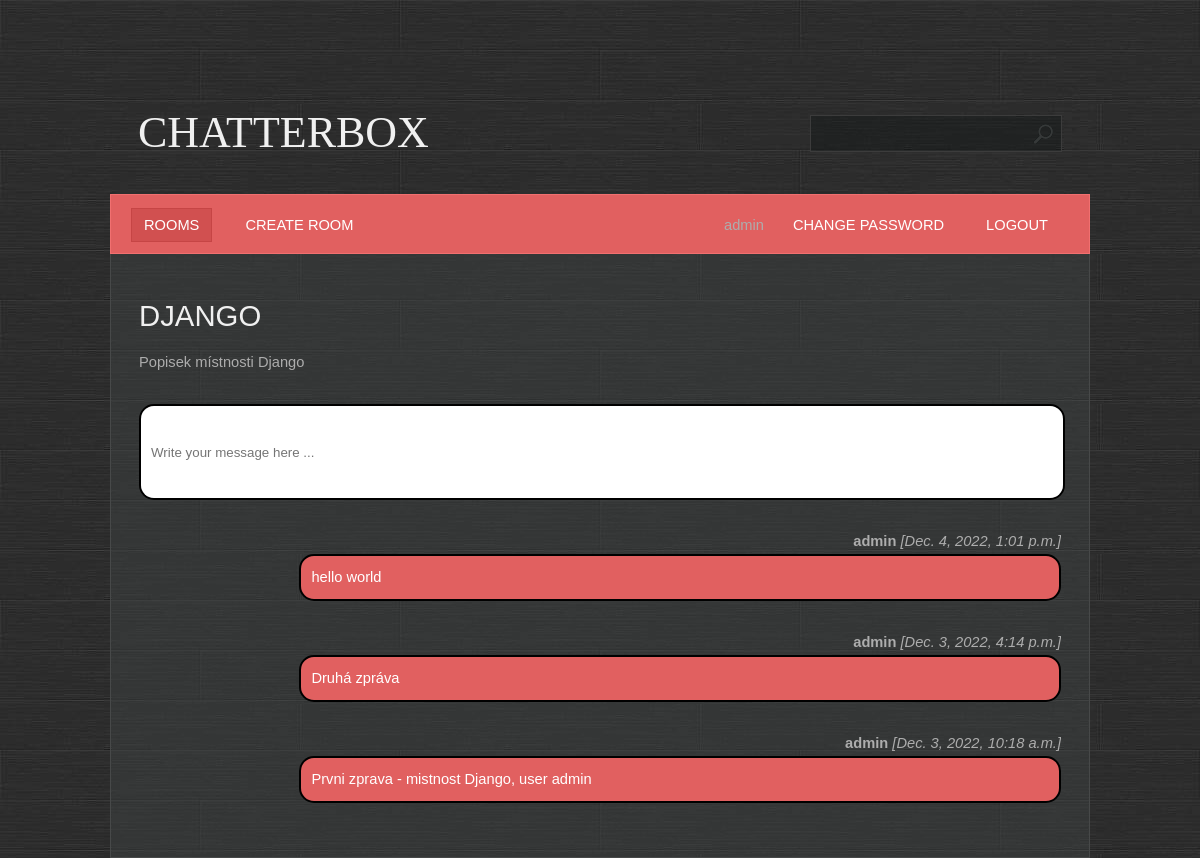
/room/detail/1/ (signed in), run on the app's committed database.
### base/models.py (models this page shows, shortened)
class Room(Model):
    name = models.CharField(max_length=200, unique=True)  # Zadáváme název místnosti
    description = models.TextField(null=True, blank=True)  # Umožníme zadání popisku místnosti - může být prázdný (null) nebo i jen whitespaces (blank)
    participants = models.ManyToManyField(User, related_name='participants', blank=True)  # Přidání uživatelů účastnících se konverzace v místnosti - vztah Many to Many
    created = models.DateTimeField(auto_now_add=True)  #Přidání času vytvoření místnosti
    updated = models.DateTimeField(auto_now=True)  #Přidání času modifikace místnosti
    class Meta:
        ordering = ['-created', 'name']  # Seřazení místností podle data vytvoření (pomocí - od nejnovějšího po nejstarší), pokud by byly stejné tak podle jména

class Message(Model):
    body = models.TextField()
    room = models.ForeignKey(Room, on_delete=models.CASCADE)
    user = models.ForeignKey(User, on_delete=models.CASCADE)
    created = models.DateTimeField(auto_now_add=True)
    updated = models.DateTimeField(auto_now=True)
    class Meta:
        ordering = ['-created', 'body']

### base/views.py (the view, shortened to what this page needs)
# urls.py: path('room/detail/<pk>/', base.views.room, name='room'),
@login_required
@permission_required(['base.view_room', 'base.view_message'])
def room(request, pk):
    room = Room.objects.get(id=pk)  # získání místnosti podle id
    messages = room.message_set.all()  # vybrání všech zpráv v dané místnosti
    context = {'messages': messages, 'room': room}  # předání proměnných pro HTML soubor
    return render(request, template_name='base/room.html', context=context)  # render webovky

### base/templates/base/room.html (shortened to what this page needs)
{% extends 'main.html' %}
{% block content %}
    <h1>{{ room.name }}</h1>
    <br>
    <div class="box">{{ room.description }}</div>
    {% if perms.base.add_message %}
    <div class="box room__message">
        <form method="post">
            <input name="body" placeholder="Write your message here ..."/>
        </form>
    </div>
    {% endif %}
        {% for message in messages %}
            <div class="box">
            {% if message.user == user %}
                <div style="float:right"><b>{{ message.user }}</b> <i>[{{ message.created }}]</i></div>
                <div class="message"
                     style = "float: right;
                                color: white;
                                background: #e16060;">
                    {{ message.body }}
                </div>
            {% else %}
                <div><b>{{ message.user }}</b> <i>[{{ message.created }}]</i></div>
                <div class="message">{{ message.body }}</div>
            {% endif %}
            </div>
        {% endfor %}
{% endblock %}

### templates/navbar.html
<ul>
    <li class="first active">
        <a href="{% url 'rooms' %}">Rooms</a>
    </li>
    {% if perms.base.add_room %}
    <li>
        <a href="{% url 'room_create' %}">Create room</a>
    </li>
    {% endif %}
    {% if user.is_authenticated %}
    <li class="last-child">
        <a href="{% url 'logout' %}">Logout</a>
    </li>
    <li class="last-child">
        <a href="{% url 'password_change' %}">Change password</a>
    </li>
    <li class="last-child">
        {{user.username}}
    </li>
    {% else %}
    <li class="last-child">
            <a href="{% url 'login' %}">Login</a>
    </li>
    {% endif %}
</ul><br class="clearfix"/>

### static/styles/style.css (style rules this page uses)
* { margin: 0; padding: 0; }
a { text-decoration: underline; color: #e8e8e8; }
body { font-size: 11pt; line-height: 1.6em; font-family: Arial, sans-serif; background: #9ea3a3; color: #adadad; background: url(/static/images/bg.jpg); }
h1,h2,h3,h4 { text-transform: uppercase; font-weight: normal; color: #f0f0f0; }
ul { margin-bottom: 1.25em; }
ul { list-style: none; }
.last-child { float:right; }
.message { width: 80%; padding: 10px; color: black; background: #9ea3a3; border-radius: 15px; border: 2px solid black; }
.room__message { background: white; border-radius: 15px; border: 2px solid black; width: 100%; }
.room__message > form > input { resize: none; border: none; outline: none; padding: 10px; height: 4.5rem; width: 100%; }
.box { overflow: hidden; margin: 0 0 30px 0; }
#menu a { text-decoration: none; text-transform: uppercase; color: #ffffff; padding: 8px 12px 8px 12px; border: solid 1px #e16060; }
#menu ul { list-style: none; }
#menu ul li { display: inline; padding: 0 8px 0 8px; }
#menu ul li.first { padding-left: 0; }
#menu ul li.active a { background: #D15050; border: solid 1px #C64545; }

### data on the page
Room: name "DJANGO", description "Popisek místnosti Django"
Message: user "admin", created "Dec. 4, 2022, 1:01 p.m.", body "hello world"
Message: user "admin", created "Dec. 3, 2022, 4:14 p.m.", body "Druhá zpráva"
Message: user "admin", created "Dec. 3, 2022, 10:18 a.m.", body "Prvni zprava - mistnost Django, user admin"

### other printed values
{{ user.username }} "admin"
